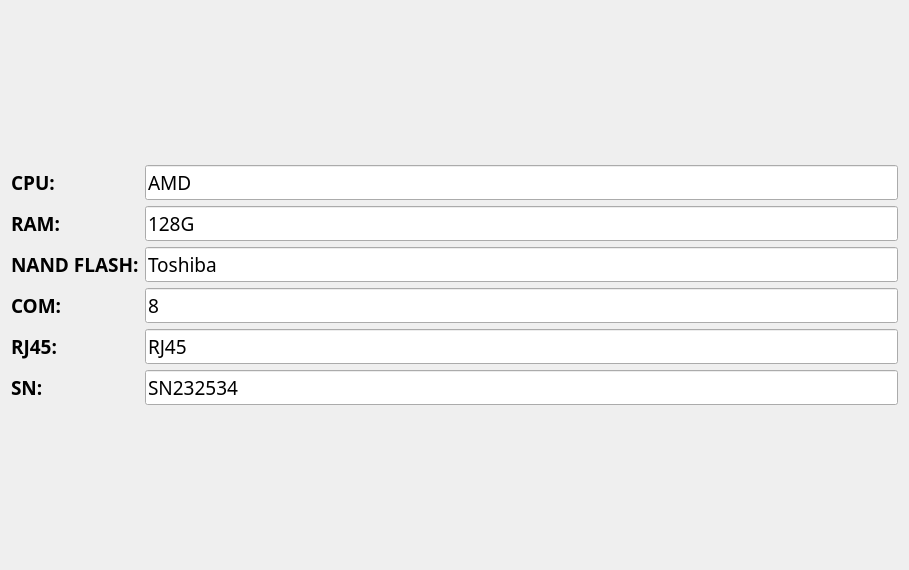
<?xml version="1.0" encoding="UTF-8"?>
<ui version="4.0">
 <class>UI_Hardware_model</class>
 <widget class="QWidget" name="UI_Hardware_model">
  <property name="geometry">
   <rect>
    <x>0</x>
    <y>0</y>
    <width>909</width>
    <height>570</height>
   </rect>
  </property>
  <property name="windowTitle">
   <string>Form</string>
  </property>
  <layout class="QGridLayout" name="gridLayout_2">
   <item row="0" column="0">
    <spacer name="verticalSpacer">
     <property name="orientation">
      <enum>Qt::Vertical</enum>
     </property>
     <property name="sizeHint" stdset="0">
      <size>
       <width>20</width>
       <height>173</height>
      </size>
     </property>
    </spacer>
   </item>
   <item row="1" column="0">
    <layout class="QGridLayout" name="gridLayout">
     <item row="0" column="0">
      <widget class="QLabel" name="label">
       <property name="sizePolicy">
        <sizepolicy hsizetype="Fixed" vsizetype="Preferred">
         <horstretch>0</horstretch>
         <verstretch>0</verstretch>
        </sizepolicy>
       </property>
       <property name="font">
        <font>
         <family>黑体</family>
         <pointsize>14</pointsize>
         <weight>75</weight>
         <bold>true</bold>
        </font>
       </property>
       <property name="text">
        <string>CPU:</string>
       </property>
      </widget>
     </item>
     <item row="0" column="1">
      <widget class="QLineEdit" name="lineEdit">
       <property name="sizePolicy">
        <sizepolicy hsizetype="Expanding" vsizetype="Fixed">
         <horstretch>0</horstretch>
         <verstretch>0</verstretch>
        </sizepolicy>
       </property>
       <property name="font">
        <font>
         <family>黑体</family>
         <pointsize>14</pointsize>
         <weight>50</weight>
         <bold>false</bold>
        </font>
       </property>
       <property name="text">
        <string>AMD</string>
       </property>
       <property name="readOnly">
        <bool>true</bool>
       </property>
      </widget>
     </item>
     <item row="1" column="0">
      <widget class="QLabel" name="label_2">
       <property name="font">
        <font>
         <family>黑体</family>
         <pointsize>14</pointsize>
         <weight>75</weight>
         <bold>true</bold>
        </font>
       </property>
       <property name="text">
        <string>RAM:</string>
       </property>
      </widget>
     </item>
     <item row="1" column="1">
      <widget class="QLineEdit" name="lineEdit_2">
       <property name="sizePolicy">
        <sizepolicy hsizetype="Expanding" vsizetype="Fixed">
         <horstretch>0</horstretch>
         <verstretch>0</verstretch>
        </sizepolicy>
       </property>
       <property name="font">
        <font>
         <family>黑体</family>
         <pointsize>14</pointsize>
         <weight>50</weight>
         <bold>false</bold>
        </font>
       </property>
       <property name="text">
        <string>128G</string>
       </property>
       <property name="readOnly">
        <bool>true</bool>
       </property>
      </widget>
     </item>
     <item row="2" column="0">
      <widget class="QLabel" name="label_3">
       <property name="font">
        <font>
         <family>黑体</family>
         <pointsize>14</pointsize>
         <weight>75</weight>
         <bold>true</bold>
        </font>
       </property>
       <property name="text">
        <string>NAND FLASH:</string>
       </property>
      </widget>
     </item>
     <item row="2" column="1">
      <widget class="QLineEdit" name="lineEdit_3">
       <property name="sizePolicy">
        <sizepolicy hsizetype="Expanding" vsizetype="Fixed">
         <horstretch>0</horstretch>
         <verstretch>0</verstretch>
        </sizepolicy>
       </property>
       <property name="font">
        <font>
         <family>黑体</family>
         <pointsize>14</pointsize>
         <weight>50</weight>
         <bold>false</bold>
        </font>
       </property>
       <property name="text">
        <string>Toshiba</string>
       </property>
       <property name="readOnly">
        <bool>true</bool>
       </property>
      </widget>
     </item>
     <item row="3" column="0">
      <widget class="QLabel" name="label_4">
       <property name="font">
        <font>
         <family>黑体</family>
         <pointsize>14</pointsize>
         <weight>75</weight>
         <bold>true</bold>
        </font>
       </property>
       <property name="text">
        <string>COM:</string>
       </property>
      </widget>
     </item>
     <item row="3" column="1">
      <widget class="QLineEdit" name="lineEdit_4">
       <property name="sizePolicy">
        <sizepolicy hsizetype="Expanding" vsizetype="Fixed">
         <horstretch>0</horstretch>
         <verstretch>0</verstretch>
        </sizepolicy>
       </property>
       <property name="font">
        <font>
         <family>黑体</family>
         <pointsize>14</pointsize>
         <weight>50</weight>
         <bold>false</bold>
        </font>
       </property>
       <property name="text">
        <string>8</string>
       </property>
       <property name="readOnly">
        <bool>true</bool>
       </property>
      </widget>
     </item>
     <item row="4" column="0">
      <widget class="QLabel" name="label_5">
       <property name="font">
        <font>
         <family>黑体</family>
         <pointsize>14</pointsize>
         <weight>75</weight>
         <bold>true</bold>
        </font>
       </property>
       <property name="text">
        <string>RJ45:</string>
       </property>
      </widget>
     </item>
     <item row="4" column="1">
      <widget class="QLineEdit" name="lineEdit_5">
       <property name="sizePolicy">
        <sizepolicy hsizetype="Expanding" vsizetype="Fixed">
         <horstretch>0</horstretch>
         <verstretch>0</verstretch>
        </sizepolicy>
       </property>
       <property name="font">
        <font>
         <family>黑体</family>
         <pointsize>14</pointsize>
         <weight>50</weight>
         <bold>false</bold>
        </font>
       </property>
       <property name="text">
        <string>RJ45</string>
       </property>
       <property name="readOnly">
        <bool>true</bool>
       </property>
      </widget>
     </item>
     <item row="5" column="0">
      <widget class="QLabel" name="label_6">
       <property name="font">
        <font>
         <family>黑体</family>
         <pointsize>14</pointsize>
         <weight>75</weight>
         <bold>true</bold>
        </font>
       </property>
       <property name="text">
        <string>SN:</string>
       </property>
      </widget>
     </item>
     <item row="5" column="1">
      <widget class="QLineEdit" name="lineEdit_6">
       <property name="sizePolicy">
        <sizepolicy hsizetype="Expanding" vsizetype="Fixed">
         <horstretch>0</horstretch>
         <verstretch>0</verstretch>
        </sizepolicy>
       </property>
       <property name="font">
        <font>
         <family>黑体</family>
         <pointsize>14</pointsize>
         <weight>50</weight>
         <bold>false</bold>
        </font>
       </property>
       <property name="text">
        <string>SN232534</string>
       </property>
       <property name="readOnly">
        <bool>true</bool>
       </property>
      </widget>
     </item>
    </layout>
   </item>
   <item row="2" column="0">
    <spacer name="verticalSpacer_2">
     <property name="orientation">
      <enum>Qt::Vertical</enum>
     </property>
     <property name="sizeHint" stdset="0">
      <size>
       <width>20</width>
       <height>173</height>
      </size>
     </property>
    </spacer>
   </item>
  </layout>
 </widget>
 <resources/>
 <connections/>
</ui>
